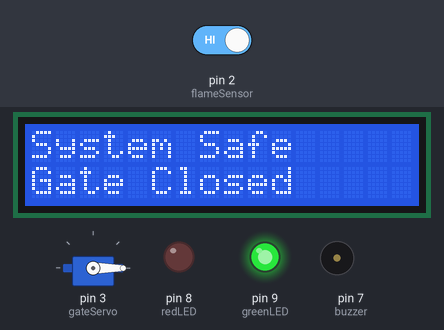
The sketch below on a simulated Arduino Uno, built with avr-gcc and run on an emulated ATmega328P. On the bench: servo, 16×2 character LCD, output pins drawn as LEDs (lit = HIGH), buzzer (waves = sounding, pin HIGH). The inputs (shaded band) are chosen by the test bench; at power-on: pin 2 (flameSensor) HIGH.

Above: at 3.2 s.
3.3 s: pin 2 (flameSensor) driven LOW
At 8.1 s:
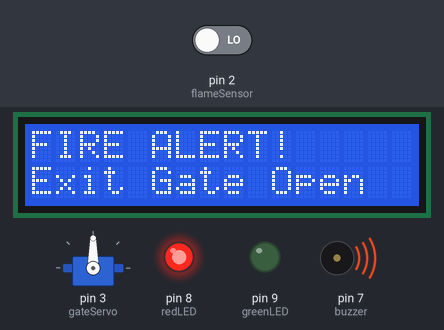
8.9 s: pin 2 (flameSensor) driven HIGH
At 12.9 s:
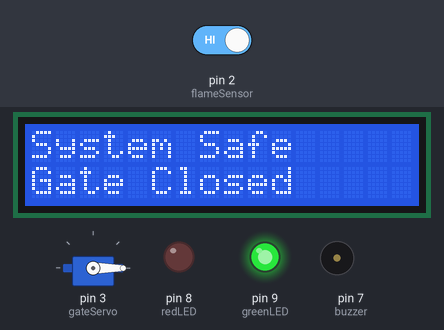
Timing chart, 0 to 14.4 s (numbered marks = the images above; inputs shaded):
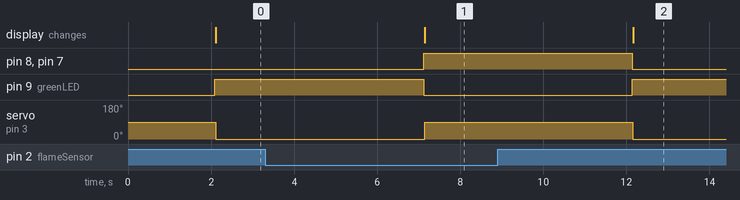

The sketch:

Fire_Emergency_Exit_System.ino
```cpp
#include <Wire.h>
#include <LiquidCrystal_I2C.h>
#include <Servo.h>

LiquidCrystal_I2C lcd(0x27,16,2);
Servo gateServo;

int flameSensor = 2;
int redLED = 8;
int greenLED = 9;
int buzzer = 7;

void setup()
{
  pinMode(flameSensor, INPUT);
  pinMode(redLED, OUTPUT);
  pinMode(greenLED, OUTPUT);
  pinMode(buzzer, OUTPUT);

  gateServo.attach(3);

  lcd.begin();
  lcd.backlight();

  lcd.setCursor(0,0);
  lcd.print("Fire Exit System");
  lcd.setCursor(0,1);
  lcd.print("System Ready");

  delay(2000);
}

void loop()
{
  int fireStatus = digitalRead(flameSensor);

  lcd.clear();

  if(fireStatus == LOW) // Fire detected
  {
    digitalWrite(redLED, HIGH);
    digitalWrite(greenLED, LOW);
    digitalWrite(buzzer, HIGH);

    gateServo.write(90); // Open gate

    lcd.setCursor(0,0);
    lcd.print("FIRE ALERT!");
    lcd.setCursor(0,1);
    lcd.print("Exit Gate Open");
  }
  else
  {
    digitalWrite(redLED, LOW);
    digitalWrite(greenLED, HIGH);
    digitalWrite(buzzer, LOW);

    gateServo.write(0); // Gate closed

    lcd.setCursor(0,0);
    lcd.print("System Safe");
    lcd.setCursor(0,1);
    lcd.print("Gate Closed");
  }

  delay(5000);
}
```

Measured:
- after the input at 3.3 s, pin 8 (redLED), pin 7 (buzzer): LOW → HIGH after 3.8 s; pin 9 (greenLED): HIGH → LOW after 3.8 s; servo on pin 3 (gateServo): 0° → 90° after 3.8 s; the display: changes after 3.8 s (image 1)
- after the input at 8.9 s, pin 8 (redLED), pin 7 (buzzer): HIGH → LOW after 3.2 s; pin 9 (greenLED): LOW → HIGH after 3.2 s; servo on pin 3 (gateServo): 90° → 0° after 3.2 s; the display: changes after 3.3 s (image 2)
